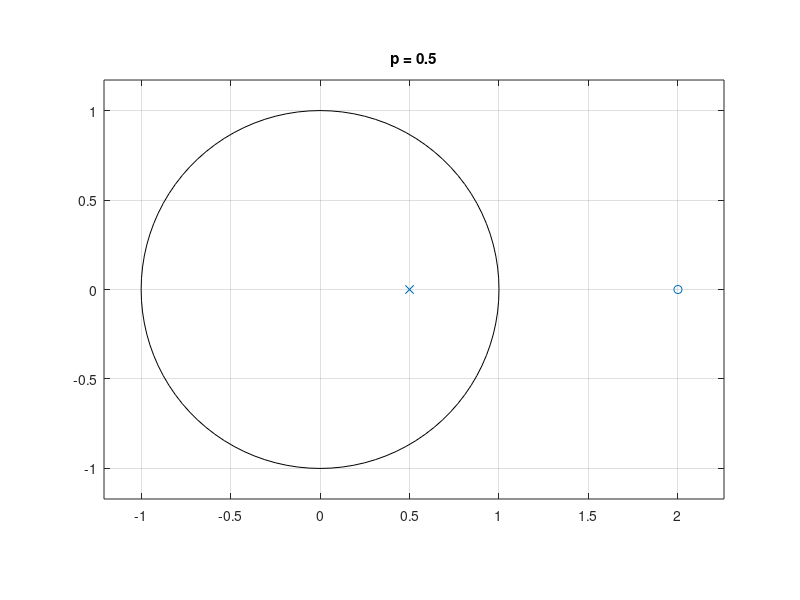
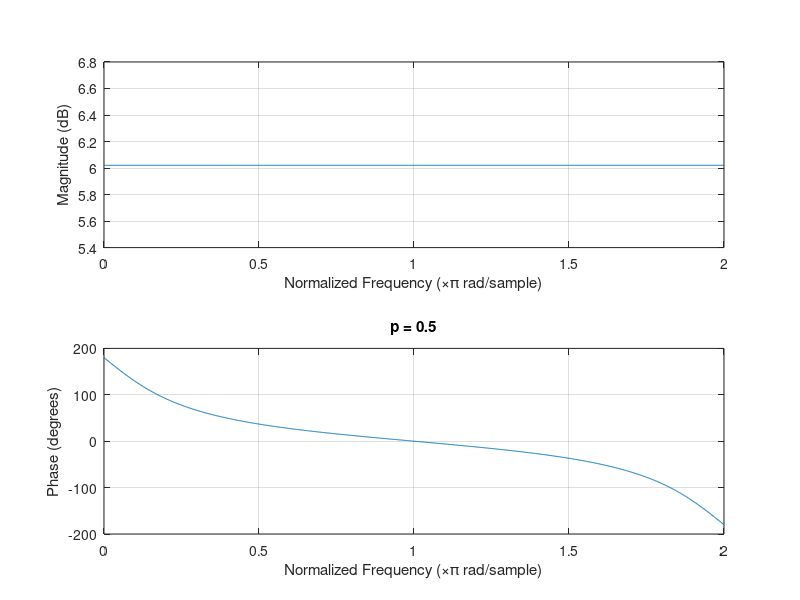
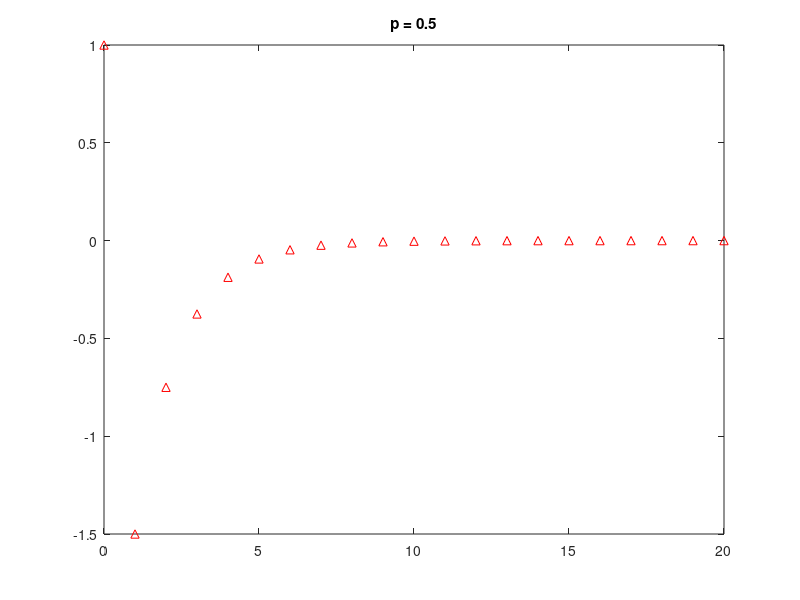

These figures' MATLAB source, in order:
% p = 0.5
p = 0.5;
a = [1,-p];
b = [1,-1/p];
figure();
zplane(b,a);
title("p = 0.5")

n = 1001;
figure();
freqz(b,a,n,'whole'); 
title("p = 0.5")

figure();
impz(b,a);
title("p = 0.5")
